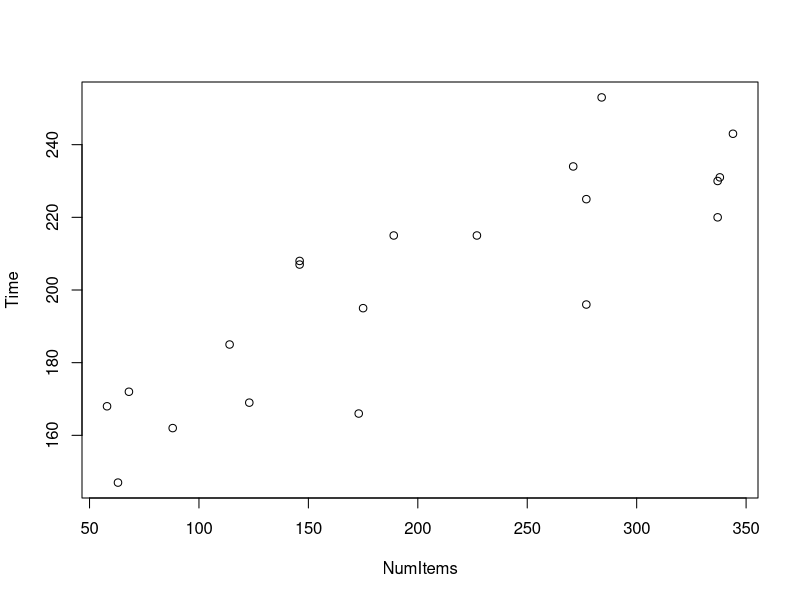
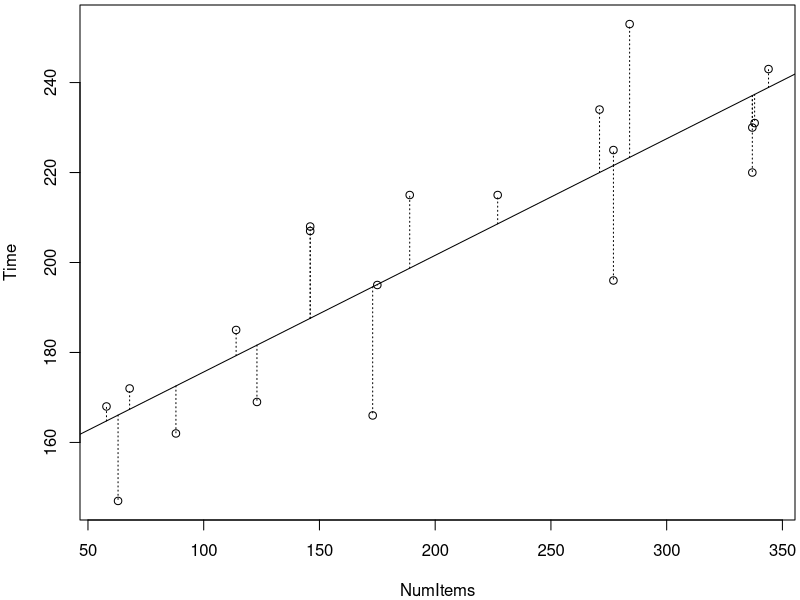
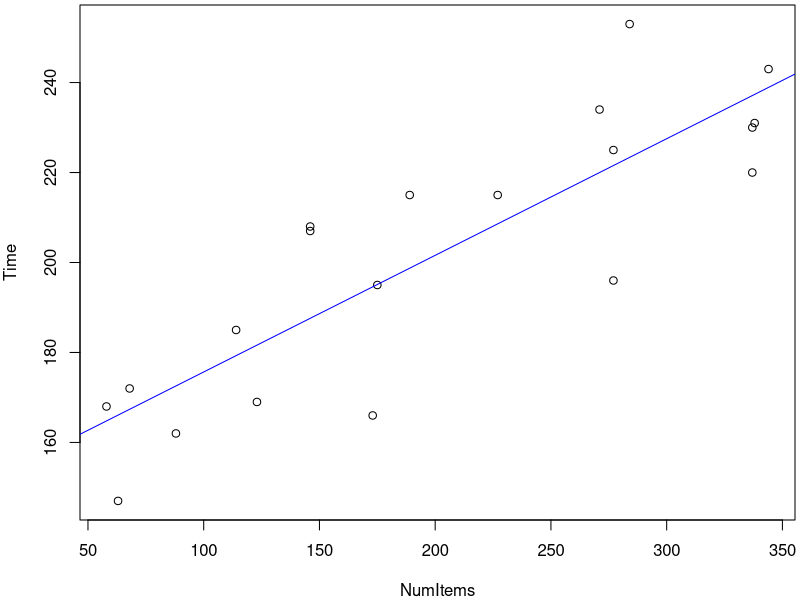
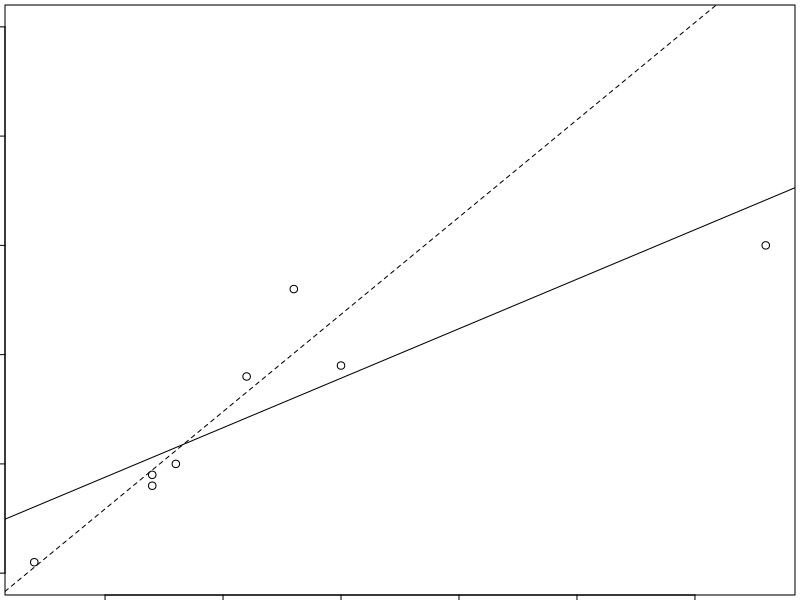
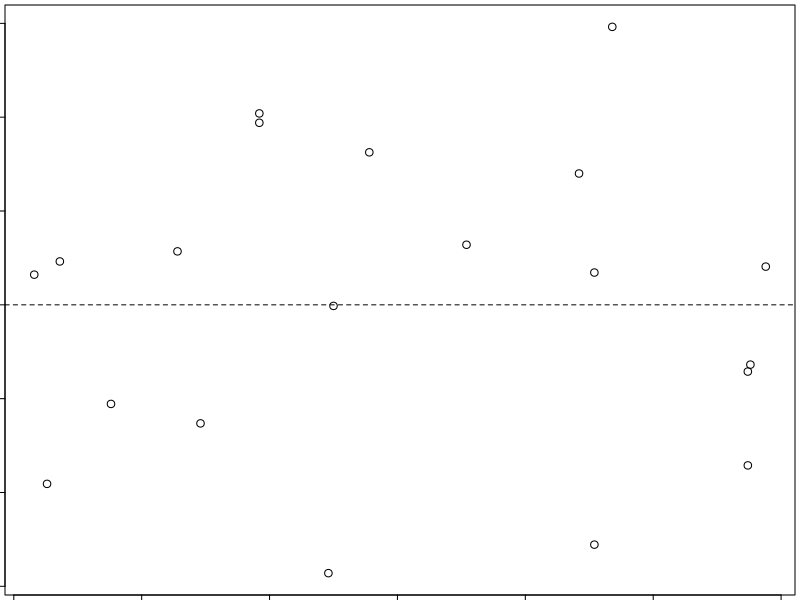
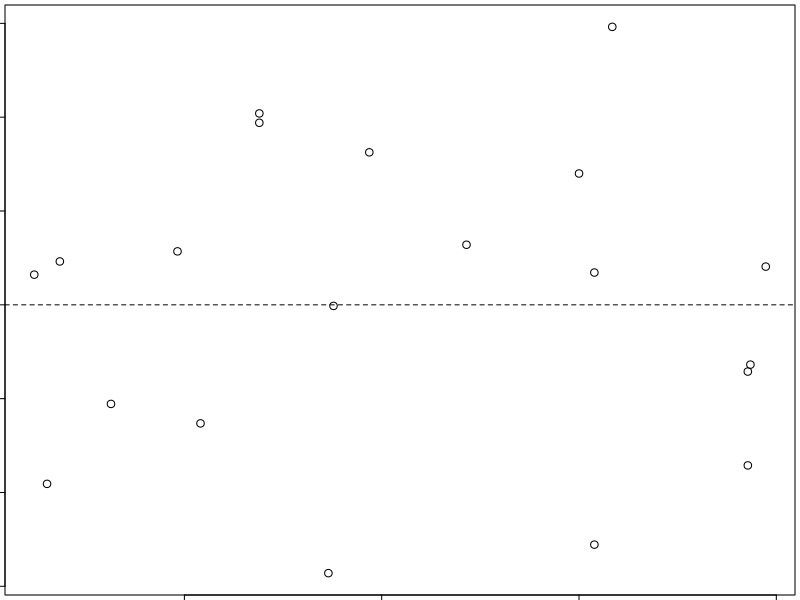
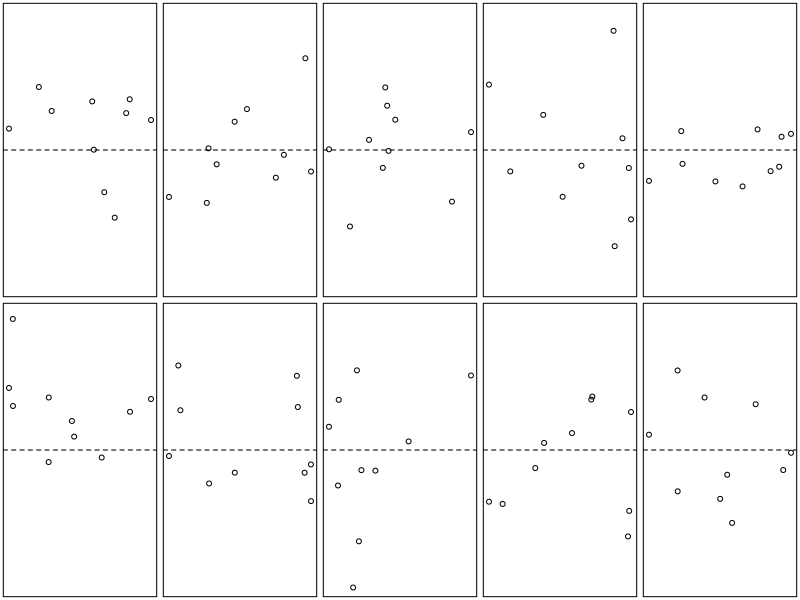
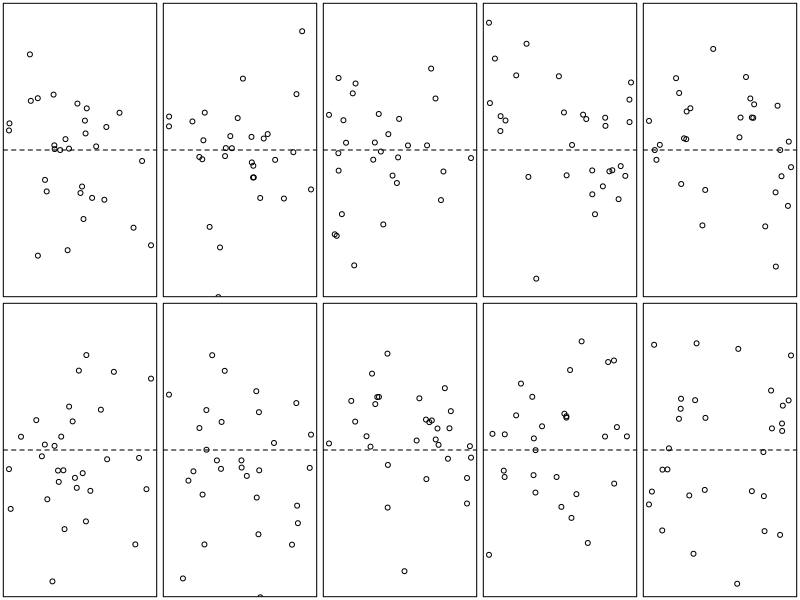

Source code (R) for these figures, in order:
## ---- chunk 1
# use for beamer
knitr::opts_chunk$set(fig.width=4, fig.height=3, fig.align='center',warning=FALSE, message=FALSE)
library(knitr)
library(car)
# use for word
# knitr::opts_chunk$set(fig.width=4, fig.height=3,warning=FALSE, message=FALSE)

# save par defaults
.pardefaults <- par()

# Ott 11.45
dose <- rep(c(2,4,8,16,32,64),c(3,2,2,3,2,3))
strength <- c(5,7,3,10,14,15,17,20,21,19,23,29,28,31,30)
drug <- data.frame(dose,strength)
# Ott 11.12
speed <- rep(c(60,80,100,120,140),each=4)
lifetime <- .1*c(46,38,49,45,47,58,55,54,50,45,32,48,41,45,40,38,36,30,35,34) 
drills <- data.frame(speed,lifetime)

# example is from these lecture notes
# http://scc.stat.ucla.edu/page_attachments/0000/0139/reg_1.pdf
#
# data is from Simon Sheather book "A Modern Approach to Regression with R"
#production <- read.table("http://www.stat.tamu.edu/~sheather/book/docs#/datasets/production.txt", header=T, sep="")
production <- read.table('./production.txt',header=T,sep="")
production <- production[,c(3,2)]
names(production)<-c("NumItems","Time")
## ---- chunk 2
head(production)
## ---- chunk 3
with(production,plot(NumItems,Time))
## ---- chunk 4
with(production, cor.test( NumItems, Time)$estimate )
## ---- chunk 5
linear.model <- lm(Time~NumItems,data=production)
fits <- linear.model$fitted
par(mar=c(4,4,.25,.25))
with(production,plot(NumItems,Time))
abline(linear.model)
segments(x0=production$NumItems,y0=fits,x1=production$NumItems,y1=production$Time,lty="dotted")
## ---- chunk 6
# this is just tricks to trim the output to fit on one slide
linear.model <- with( production, lm( Time ~ NumItems ) )
require(utils)
tmp <- noquote( 
  capture.output( 
    summary(linear.model)
    )
  )
write.table(tmp[9:12],quote=F,row.names=F,col.names=F)
## ---- chunk 7
with( production, plot( NumItems, Time) )
abline( linear.model, col = 'blue' )
## ---- chunk 8
linear.model$coef[1]
linear.model$coef[2]
## ---- chunk 9
new <- data.frame( NumItems = seq(50,350,by=50) )
new$Time <- predict( linear.model, new )
new
## ---- chunk 10
par(mar=c(.25,.25,.25,.25),mfrow=c(1,1))
## ---- chunk 11
x <- c(2,7,7,8,11,13,15,33); y <- c(1,9,8,10,18,26,19,30)
plot( x, y, ylim=c(0,50) )
mod1 <- lm( y~x ); mod2 <- lm( y[-8] ~ x[-8] )
abline(mod1); abline(mod2,lty='dashed')
## ---- chunk 12
resids <- linear.model$resid # extract residuals from model
NumItems <- production$NumItems
Time <- production$Time
TimeFit <- linear.model$fitted.values
## ---- chunk 13
plot(NumItems,resids); abline(h=0,lty='dashed')
## ---- chunk 14
plot(TimeFit, resids); abline( h=0, lty='dashed')
## ---- chunk 15
n <- 10
par(mfrow=c(2,5))
par(mar=c(.25,.25,.25,.25))
for (i in 1:10){
  x <- runif(n)
  y <- rnorm(n)
  plot(x,y,xaxt='n',yaxt='n',ylim=c(-2.5,2.5)); abline( h = 0, lty='dashed',xaxt='n',yaxt='n')
}
par(mfrow=c(1,1))
## ---- chunk 16
n <- 30
par(mfrow=c(2,5))
par(mar=c(.25,.25,.25,.25))
for (i in 1:10){
  x <- runif(n)
  y <- rnorm(n)
  plot(x,y,xaxt='n',yaxt='n',ylim=c(-2.5,2.5)); abline( h = 0, lty='dashed',xaxt='n',yaxt='n')
}
par(mfrow=c(1,1))
## ---- chunk 17
n <- 100
par(mfrow=c(2,5))
par(mar=c(.25,.25,.25,.25))
for (i in 1:10){
  x <- runif(n)
  y <- rnorm(n)
  plot(x,y,xaxt='n',yaxt='n',ylim=c(-2.5,2.5)); abline( h = 0, lty='dashed',xaxt='n',yaxt='n')
}
par(mfrow=c(1,1))
## ---- chunk 18
par(mfrow=c(2,2))
par(mar=c(.25,.25,.25,.25))
n <- 100

# fanning
x <- sort(10*runif(n))
y <- rnorm(n)*x
plot(x,y,xaxt='n',yaxt='n'); abline(h=0,lty='dashed')

# fanning other direction with curvature
x <- sort(10*runif(n))
y <- rnorm(n)*((10-x)/2.5)^2
plot(x,y,xaxt='n',yaxt='n'); abline(h=0,lty='dashed')

# fanning
x <- sort(10*runif(n))
y <- rnorm(n)*sqrt(x)
plot(x,y,xaxt='n',yaxt='n'); abline(h=0,lty='dashed')

# fanning
x <- sort(10*runif(n))
y <- rnorm(n)*(5-abs(5-x))
plot(x,y,xaxt='n',yaxt='n'); abline(h=0,lty='dashed')

## ---- chunk 19

n <- 10
par(mfrow=c(2,5))
par(mar=c(.25,.25,.25,.25))
for (i in 1:10){
  x <- sort(runif(n))
  y <- rnorm(n)*x
  plot(x,y,xaxt='n',yaxt='n',ylim=c(-1.5,1.5)); abline( h = 0, lty='dashed',xaxt='n',yaxt='n')
}
par(mfrow=c(1,1))
## ---- chunk 20

n <- 30
par(mfrow=c(2,5))
par(mar=c(.25,.25,.25,.25))
for (i in 1:10){
  x <- sort(runif(n))
  y <- rnorm(n)*x
  plot(x,y,xaxt='n',yaxt='n',ylim=c(-1.5,1.5)); abline( h = 0, lty='dashed',xaxt='n',yaxt='n')
}
par(mfrow=c(1,1))
## ---- chunk 21

n <- 100
par(mfrow=c(2,5))
par(mar=c(.25,.25,.25,.25))
for (i in 1:10){
  x <- sort(runif(n))
  y <- rnorm(n)*x
  plot(x,y,xaxt='n',yaxt='n',ylim=c(-1.5,1.5)); abline( h = 0, lty='dashed',xaxt='n',yaxt='n')
}
par(mfrow=c(1,1))
## ---- chunk 22
require(lmtest) # install if needed
bptest(linear.model)
## ---- chunk 23
n <- 100
x <- 10*runif(100)
err <- rnorm(n)
err.sort <- sort(err)
for (i in 1:10){
  ind <- ((i-1)*10 + 1):(i*10)
  err.sort[ind]<-sample(err.sort[ind],replace=F)
}
y <- 2*x-1+err
y.sort <- 2*x-1+err.sort
res <- lm(y~x)$resid
res.sort <- lm(y.sort~x)$resid
par(mfrow=c(2,2))
par(mar=c(1.8,1.8,1.8,1.8)*1.3)
par(oma=c(1,1,0,0),
    mgp=c(1.5,.75,0))
plot(x,y,xlab='explanatory',ylab='response',mar=c(1.8,1.8,0,1.8))
plot(1:n,y,xlab='observation number',ylab='response',mar=c(1.8,1.8,0,0))
plot(1:n,x,xlab='observation number',ylab='explanatory',mar=c(1.8,1.8,1.8,1.8))
plot(1:n,res,xlab='observation number',ylab='residual',mar=c(1.8,1.8,1.8,0))
## ---- chunk 24
par(mfrow=c(2,2))
par(mar=c(1.8,1.8,1.8,1.8)*1.3)
par(oma=c(1,1,0,0),
    mgp=c(1.5,.75,0))
plot(x,y.sort,xlab='explanatory',ylab='response',mar=c(1.8,1.8,0,1.8))
plot(1:n,y.sort,xlab='observation number',ylab='response',mar=c(1.8,1.8,0,0))
plot(1:n,x,xlab='observation number',ylab='explanatory',mar=c(1.8,1.8,1.8,1.8))
plot(1:n,res.sort,xlab='observation number',ylab='residual',mar=c(1.8,1.8,1.8,0))
## ---- chunk 25
par(mar=c(4,4,.2,.25))
## ---- chunk 26
par(mfrow=c(1,2)); hist( resids); qqnorm( resids); qqline( resids)
## ---- chunk 27
confint(linear.model)
## ---- chunk 28
with(production, cor.test( NumItems, Time)$conf.int )
## ---- chunk 29
# this is just tricks to trim the output to fit on one slide
linear.model <- with( production, lm( Time ~ NumItems ) )
require(utils)
tmp <- noquote( 
  capture.output( 
    summary(linear.model)
    )
  )
write.table(tmp[9:12],quote=F,row.names=F,col.names=F)
## ---- chunk 30
# this is just tricks to trim the output to fit on one slide
linear.model <- with( production, lm( Time ~ NumItems ) )
require(utils)
tmp <- noquote( 
  capture.output( 
    summary(linear.model)
    )
  )
write.table(tmp[17],quote=F,row.names=F,col.names=F)
## ---- chunk 31
linear.model <- with( production, lm( Time ~ NumItems ) )
anova(linear.model)
## ---- chunk 32
x <- data.frame( NumItems = 300 )
predict( linear.model, x , interval="confidence")
## ---- chunk 33
x <- data.frame( NumItems = 300 )
predict( linear.model, x , interval="prediction")
## ---- chunk 34
par(mar=c(2.5,4,.15,.15))
xplot <- data.frame( NumItems = seq( 50, 350, length=301) )
fittedC <- predict(linear.model,xplot,interval="confidence")
fittedP <- predict(linear.model,xplot,interval="prediction")

# scatterplot
ylimits <- c(min(fittedP[,"lwr"]),max(fittedP[,"upr"]))
par(las=1)
plot(NumItems,Time,ylim=ylimits,xaxt='n',yaxt='n',xlab='')
axis(2,mgp=c(3,.5,0))
axis(1,mgp=c(3,.3,0))
mtext(side=1,text='NumItems',line=1.5)
#mtext(side=2,text='Time',line=1.5)
abline(linear.model)
             
# plot the confidence and prediction bands
lines(xplot[,1], fittedC[, "lwr"], lty = "dashed", col='darkgreen',lwd=2)
lines(xplot[,1], fittedC[, "upr"], lty = "dashed", col='darkgreen',lwd=2)
lines(xplot[,1], fittedP[, "lwr"], lty = "dotted", col='blue',lwd=2)
lines(xplot[,1], fittedP[, "upr"], lty = "dotted", col='blue',lwd=2)

lines(xplot[201,1]*c(1,1),fittedP[201,c(2,3)],col="red",lty="dotted",lwd=2)
## ---- chunk 35
dose <- rep(c(2,4,8,16,32,64),c(3,2,2,3,2,3))
strength <- c(5,7,3,10,14,15,17,20,21,19,23,29,28,31,30)
drug <- data.frame(dose,strength); mod <- lm(strength~dose)
plot(dose,strength); abline(mod)
## ---- chunk 36
# this is just tricks to trim the output to fit on one slide
drug.model <- with( drug, lm( strength ~ dose ) )
require(utils)
tmp <- noquote( 
  capture.output( 
    summary(drug.model)
    )
  )
write.table(tmp[17],quote=F,row.names=F,col.names=F)
## ---- chunk 37
drug.model.full <- with( drug, lm( strength ~ factor(dose) ) )
with( drug, plot(dose, strength) )
abline( drug.model, col = 'blue', lwd = 2)
points( drug$dose, drug.model.full$fitted, type='b', col='darkgreen', lwd=2, pch=22 )
## ---- chunk 38
drug.model <- with( drug, lm( strength ~ dose ) )
drug.model.full <- with( drug, lm( strength ~ factor(dose) ) )
anova( drug.model, drug.model.full )
## ---- chunk 39
with( drug, plot( log(dose), strength) )
## ---- chunk 40
drug.model.logx <- with( drug, lm( strength ~ log(dose) ) )
(b0 <- drug.model.logx$coef[1])
(b1 <- drug.model.logx$coef[2])
## ---- chunk 41
with( drug, plot( dose, strength) )
points( dose, b0 + b1* log(dose), type = 'l')
## ---- chunk 42
anova( drug.model.logx, drug.model.full )
